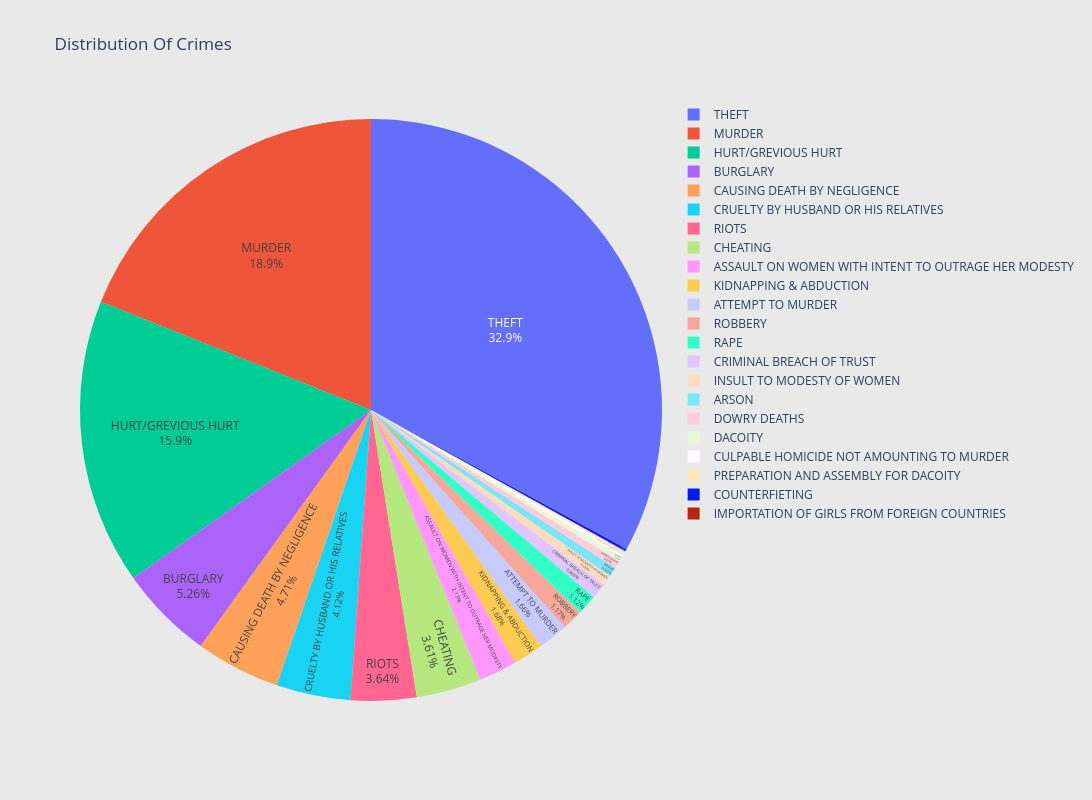

Notebook code cell kept with this figure:
### Code cell
values = 8050869, 703954, 89228, 478274, 713714, 118818, 63882, 496534, 2234678, 7001060, 1549854, 368042, 1535194, 53436, 227408, 6743752, 182404, 906310, 248108, 1750402, 1784, 2003728, 7001060
fig = go.Figure(data=[go.Pie(labels=labels, values=values, textinfo='label+percent', textposition='inside')])

fig.update_layout(
    uniformtext_minsize= 20,
    title_text="Distribution Of Crimes",
    paper_bgcolor='rgb(233,233,233)',
    autosize=False,
    width=1150,
    height=800)
fig.show()

### Figure 1 — Plotly figure (JSON) as saved in the notebook; plotly's stock layout.template omitted (floating-point values rounded to 4 significant figures)
{"data": [{"labels": ["MURDER", "ATTEMPT TO MURDER", "CULPABLE HOMICIDE NOT AMOUNTING TO MURDER", "RAPE", "KIDNAPPING & ABDUCTION", "DACOITY", "PREPARATION AND ASSEMBLY FOR DACOITY", "ROBBERY", "BURGLARY", "THEFT", "RIOTS", "CRIMINAL BREACH OF TRUST", "CHEATING", "COUNTERFIETING", "ARSON", "HURT/GREVIOUS HURT", "DOWRY DEATHS", "ASSAULT ON WOMEN WITH INTENT TO OUTRAGE HER MODESTY", "INSULT TO MODESTY OF WOMEN", "CRUELTY BY HUSBAND OR HIS RELATIVES", "IMPORTATION OF GIRLS FROM FOREIGN COUNTRIES", "CAUSING DEATH BY NEGLIGENCE", "THEFT"], "textinfo": "label+percent", "textposition": "inside", "type": "pie", "values": [8050869, 703954, 89228, 478274, 713714, 118818, 63882, 496534, 2234678, 7001060, 1549854, 368042, 1535194, 53436, 227408, 6743752, 182404, 906310, 248108, 1750402, 1784, 2003728, 7001060]}], "layout": {"autosize": false, "height": 800, "paper_bgcolor": "rgb(233,233,233)", "title": {"text": "Distribution Of Crimes"}, "uniformtext": {"minsize": 20}, "width": 1150}}
